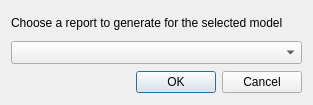
<?xml version="1.0" encoding="UTF-8"?>
<ui version="4.0">
 <class>ReportChooserDialog</class>
 <widget class="QDialog" name="ReportChooserDialog">
  <property name="geometry">
   <rect>
    <x>0</x>
    <y>0</y>
    <width>313</width>
    <height>105</height>
   </rect>
  </property>
  <property name="sizePolicy">
   <sizepolicy hsizetype="Preferred" vsizetype="Preferred">
    <horstretch>0</horstretch>
    <verstretch>0</verstretch>
   </sizepolicy>
  </property>
  <property name="windowTitle">
   <string>Dialog</string>
  </property>
  <layout class="QVBoxLayout" name="verticalLayout">
   <property name="sizeConstraint">
    <enum>QLayout::SetMinimumSize</enum>
   </property>
   <item>
    <widget class="QLabel" name="label">
     <property name="text">
      <string>Choose a report to generate for the selected model</string>
     </property>
    </widget>
   </item>
   <item>
    <widget class="QComboBox" name="reportsComboBox">
     <property name="sizePolicy">
      <sizepolicy hsizetype="Preferred" vsizetype="Preferred">
       <horstretch>0</horstretch>
       <verstretch>0</verstretch>
      </sizepolicy>
     </property>
    </widget>
   </item>
   <item>
    <widget class="QDialogButtonBox" name="buttonBox">
     <property name="sizePolicy">
      <sizepolicy hsizetype="Preferred" vsizetype="Preferred">
       <horstretch>0</horstretch>
       <verstretch>0</verstretch>
      </sizepolicy>
     </property>
     <property name="orientation">
      <enum>Qt::Horizontal</enum>
     </property>
     <property name="standardButtons">
      <set>QDialogButtonBox::Cancel|QDialogButtonBox::Ok</set>
     </property>
    </widget>
   </item>
  </layout>
 </widget>
 <resources/>
 <connections>
  <connection>
   <sender>buttonBox</sender>
   <signal>accepted()</signal>
   <receiver>ReportChooserDialog</receiver>
   <slot>accept()</slot>
   <hints>
    <hint type="sourcelabel">
     <x>248</x>
     <y>254</y>
    </hint>
    <hint type="destinationlabel">
     <x>157</x>
     <y>274</y>
    </hint>
   </hints>
  </connection>
  <connection>
   <sender>buttonBox</sender>
   <signal>rejected()</signal>
   <receiver>ReportChooserDialog</receiver>
   <slot>reject()</slot>
   <hints>
    <hint type="sourcelabel">
     <x>316</x>
     <y>260</y>
    </hint>
    <hint type="destinationlabel">
     <x>286</x>
     <y>274</y>
    </hint>
   </hints>
  </connection>
 </connections>
</ui>
